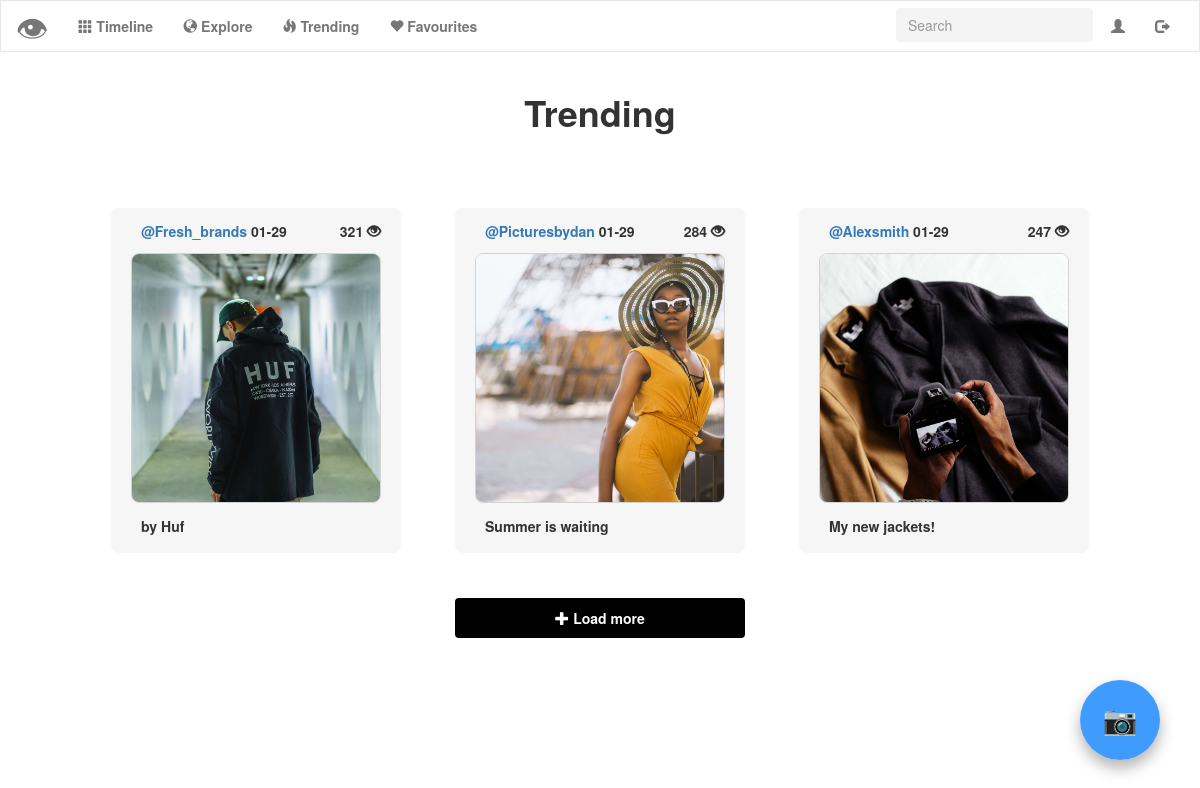
/trending (signed in), run on the app's committed database.
### tables this page shows
CREATE TABLE 'uploads' ('id' integer PRIMARY KEY AUTOINCREMENT NOT NULL, 'user_id' integer NOT NULL, 'upload' text NOT NULL, 'description' text NOT NULL, 'timestamp' double precision NOT NULL DEFAULT CURRENT_TIMESTAMP, 'username'  text NOT NULL  , 'score' INTEGER NOT NULL DEFAULT 0);

### application.py (the view)
@login_required
@app.route("/trending")
def trending():
    trendingphotos = []
    all_recents = get_all_recents()
    show = True
    for p in all_recents:
        if p["score"] >= 100:
            trendingphotos.append(p)
    trendingphotos.sort(key=lambda d: d['score'], reverse=True)
    if len(trendingphotos) == 0:
        flash("There aren't any trending pictures!")
        return render_template("trending.html")
    if len(trendingphotos) <= counter_trending:
        show = False
    trendingphotos = trendingphotos[:counter_trending]
    return render_template("trending.html", trendingphotos=trendingphotos, user_id=session["user_id"], show=show)

### helpers.py (called while the page is built)
def change_timestamp(post_list):
    for post in post_list:
        date = post["timestamp"]
        date = date[5:11]
        post["timestamp"] = date
    return post_list

def get_all_recents():
    all_recents = db.execute("SELECT * FROM uploads WHERE DATE(timestamp) >= DATE('now', 'weekday 0', '-20 days')")
    all_recents = change_timestamp(all_recents)
    return all_recents

### templates/trending.html (shortened to what this page needs)
{% extends "layout.html" %}
{% block main %}
<div class="container-title" id="timeline-title">
	<h1>
		<b>Trending</b>
	</h1>
</div>
<div class="col-lg-12 col-md-12 col-sm-12 col-xs-12">
    {% for post in trendingphotos %}
	<button name="modal" class="photo_modal trending_modal modal-label" id="account-photo-modal" data-toggle="modal" data-target="#photomodal{{ post.id }}">
		<label for="modal">
			<div class="account-photo-description">
				<a href="{{ url_for('profile', username=post.username) }}">
					<label id="username">{{ post.username }} </label>
				</a>
				<label id="timestamp">{{ post.timestamp }} </label>
				<label id="score-profile">{{ post.score }}
					<span class="glyphicon glyphicon-eye-open"></span>
				</label>
			</div>
			<img src="/upload/{{ post.upload }}" class="img-responsive trending-image">
			<div class="account-photo-bottom-description">
				<label id="discription">{{ post.description }} </label>
			</div>
		</label>
	</button>
    {% endfor %}
	{% if show is sameas true %}
    <div class="modal-footer" id="load-more-button">
    	<button id="load_more" onclick="load_more('trending')" class="btn btn-dark">
    		<span class="glyphicon glyphicon-plus"></span>
    		<b> Load more</b>
    	</button>
    </div>
    {% endif %}
</div>
{% endblock %}

### static/styles.css (style rules this page uses)
html,body { overflow-x: hidden; width: 100%; }
main img { max-width: 100%; }
.btn { width:200px !important; background-color:black; color:white; height:40px; margin-top: 5px; }
.img-responsive { border: 0.5px solid lightgray; object-fit: cover; width:250px !important; height:250px !important; border-radius: 8px; }
.photo_modal { background-color: white; border: 0px; }
.modal-label { transition: all 0.3s ease 0s; cursor: pointer; outline: none; }
@media only screen and (min-width: 800px) { .trending-image { width: 200px; height: 200px; } }
#timeline-title { margin-bottom: 50px !important; }
#score-profile { padding-right: 0px !important; float:right; }
#account-photo-modal { background-color: rgba(246,246,246,1); padding: 20px; border-radius: 8px; margin-bottom: 25px; }
.account-photo-description { text-align: left; margin-left: 10px; position: relative; top: 30%; transform: translateY(-30%); -webkit-transform: translateY(-30%); }
.account-photo-bottom-description { text-align: left; margin-left: 10px; position: relative; top: 50%; transform: translateY(50%); -webkit-transform: translateY(50%); }
.trending_modal { margin: 25px; }
#load-more-button { text-align: center; border: none; }
#load-more-button .btn { width: 290px !important; }

### data on the page
uploads: username "@Fresh_brands", timestamp "01-29", score "321", upload (picture), description "by Huf"
uploads: username "@Picturesbydan", timestamp "01-29", score "284", upload (picture), description "Summer is waiting"
uploads: username "@Alexsmith", timestamp "01-29", score "247", upload (picture), description "My new jackets!"
